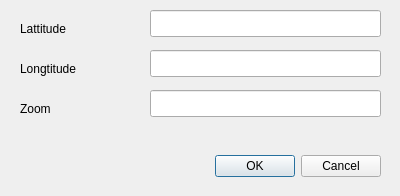
<?xml version="1.0" encoding="UTF-8"?>
<ui version="4.0">
 <class>StartupLocationDialog</class>
 <widget class="QDialog" name="StartupLocationDialog">
  <property name="geometry">
   <rect>
    <x>0</x>
    <y>0</y>
    <width>400</width>
    <height>196</height>
   </rect>
  </property>
  <property name="windowTitle">
   <string>Dialog</string>
  </property>
  <widget class="QDialogButtonBox" name="buttonBox">
   <property name="geometry">
    <rect>
     <x>40</x>
     <y>150</y>
     <width>341</width>
     <height>32</height>
    </rect>
   </property>
   <property name="orientation">
    <enum>Qt::Horizontal</enum>
   </property>
   <property name="standardButtons">
    <set>QDialogButtonBox::Cancel|QDialogButtonBox::Ok</set>
   </property>
  </widget>
  <widget class="QLabel" name="label">
   <property name="geometry">
    <rect>
     <x>20</x>
     <y>20</y>
     <width>81</width>
     <height>17</height>
    </rect>
   </property>
   <property name="text">
    <string>Lattitude</string>
   </property>
  </widget>
  <widget class="QLabel" name="label_2">
   <property name="geometry">
    <rect>
     <x>20</x>
     <y>60</y>
     <width>81</width>
     <height>17</height>
    </rect>
   </property>
   <property name="text">
    <string>Longtitude</string>
   </property>
  </widget>
  <widget class="QLabel" name="label_3">
   <property name="geometry">
    <rect>
     <x>20</x>
     <y>100</y>
     <width>67</width>
     <height>17</height>
    </rect>
   </property>
   <property name="text">
    <string>Zoom</string>
   </property>
  </widget>
  <widget class="QLineEdit" name="lineLatStartup">
   <property name="geometry">
    <rect>
     <x>150</x>
     <y>10</y>
     <width>231</width>
     <height>27</height>
    </rect>
   </property>
  </widget>
  <widget class="QLineEdit" name="lineLngStartup">
   <property name="geometry">
    <rect>
     <x>150</x>
     <y>50</y>
     <width>231</width>
     <height>27</height>
    </rect>
   </property>
  </widget>
  <widget class="QLineEdit" name="lineZoomStartup">
   <property name="geometry">
    <rect>
     <x>150</x>
     <y>90</y>
     <width>231</width>
     <height>27</height>
    </rect>
   </property>
  </widget>
 </widget>
 <resources/>
 <connections>
  <connection>
   <sender>buttonBox</sender>
   <signal>accepted()</signal>
   <receiver>StartupLocationDialog</receiver>
   <slot>accept()</slot>
   <hints>
    <hint type="sourcelabel">
     <x>248</x>
     <y>254</y>
    </hint>
    <hint type="destinationlabel">
     <x>157</x>
     <y>274</y>
    </hint>
   </hints>
  </connection>
  <connection>
   <sender>buttonBox</sender>
   <signal>rejected()</signal>
   <receiver>StartupLocationDialog</receiver>
   <slot>reject()</slot>
   <hints>
    <hint type="sourcelabel">
     <x>316</x>
     <y>260</y>
    </hint>
    <hint type="destinationlabel">
     <x>286</x>
     <y>274</y>
    </hint>
   </hints>
  </connection>
 </connections>
</ui>
